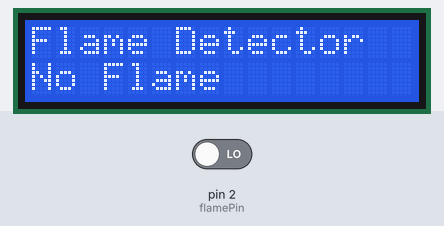
This sketch was run on a simulated Arduino Uno, built with avr-gcc and run on an emulated ATmega328P. On the bench: 16×2 character LCD. The inputs (shaded band) are chosen by the test bench; at power-on: pin 2 (flamePin) LOW. What the sketch prints to the serial monitor is not drawn.

Above: at 1.2 s.
1.3 s: pin 2 (flamePin) driven HIGH
At 2.2 s:
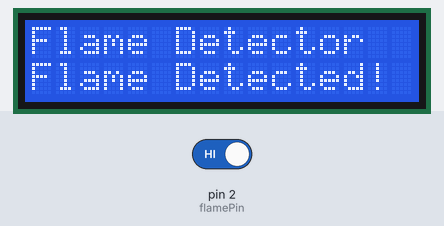
3.0 s: pin 2 (flamePin) driven LOW
At 3.6 s:
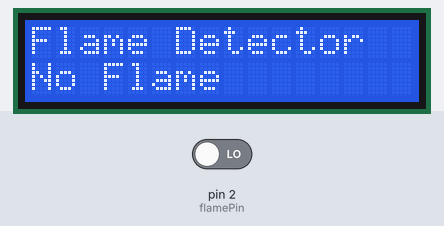
Timing chart, 0 to 6.0 s (numbered marks = the images above; inputs shaded):
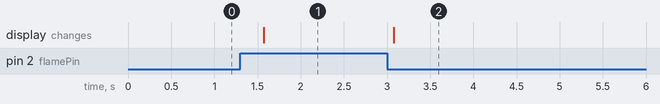

The sketch:

main-web.ino
```cpp
#include <LiquidCrystal.h>

// Inisialisai library dengan nomer pin
LiquidCrystal lcd(7, 8, 9, 10, 11, 12);

int flamePin = 2; // Pin terkoneksi ke D0 flame sensor
int flameState = 0;

void setup() {
  pinMode(flamePin, INPUT);
  Serial.begin(9600); // Inisialisasi serial communication di 9600 baud rate
  lcd.begin(16, 2); // Set up LCD
  lcd.print("Flame Detector");
}

void loop() {
  flameState = digitalRead(flamePin);

  if (flameState == HIGH) {
    lcd.setCursor(0, 1);
    lcd.print("Flame Detected!");
    Serial.println("Flame Detected!"); // Kirim data ke serial port
  } else {
    lcd.setCursor(0, 1);
    lcd.print("No Flame       ");
    Serial.println("No Flame"); // Kirim data ke serial port
  }

  delay(500);
}
```

Measured:
- after the input at 1.3 s, the display: changes after 0.27 s (image 1)
- after the input at 3.0 s, the display: changes after 0.08 s (image 2)
